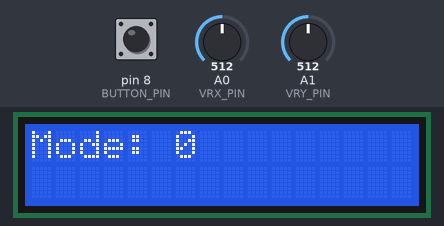
A sketch run on a simulated Arduino Uno, built with avr-gcc and run on an emulated ATmega328P. Shown: 16×2 character LCD. Inputs (shaded band) come from the test bench; at power-on: pin 8 (BUTTON_PIN) HIGH, A0 (VRX_PIN) = 512, A1 (VRY_PIN) = 512. What the sketch prints to the serial monitor is not drawn.

Above: at 1.3 s.
1.4 s: pin 8 (BUTTON_PIN) pulled LOW for 3.2 s
At 2.26 s:
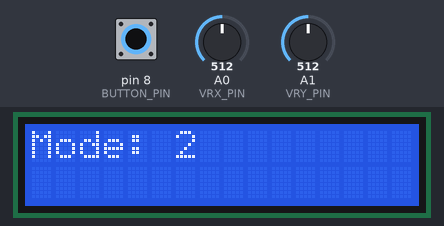
At 5.0 s:
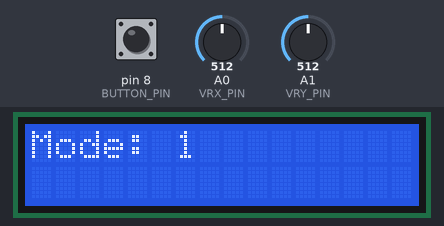
6.1 s: A0 (VRX_PIN) set to 206
7.6 s: A0 (VRX_PIN) set to 184
Timing chart, 0 to 10.6 s (numbered marks = the images above; inputs shaded):
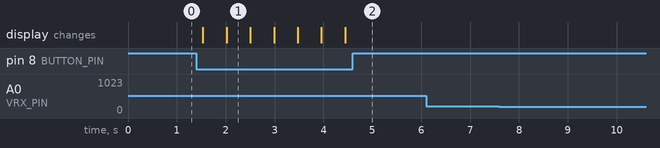

The sketch:

rfid_switchcase_joystick.ino
```cpp
#include <SPI.h>
#include <MFRC522.h>
#include <Wire.h>
#include <LiquidCrystal_I2C.h>

const int VRX_PIN = A0; // Joystick X-axis
const int VRY_PIN = A1; // Joystick Y-axis
const int BUTTON_PIN = 8; // Button pin
const int LEFT_THRESHOLD = 200;
const int RIGHT_THRESHOLD = 850;
const int UP_THRESHOLD = 850;
const int DOWN_THRESHOLD = 200;

int xValue = 0;
int yValue = 0;
int buttonState = 0;
int mode = 0; // Variable to keep track of the mode

#define SS_PIN 10
#define RST_PIN 9
MFRC522 mfrc522(SS_PIN, RST_PIN); // Create MFRC522 instance

LiquidCrystal_I2C lcd(0x27, 16, 2); // Set the LCD address to 0x27 for a 16 chars and 2 line display

void setup() {
  Serial.begin(9600); // Start serial communication at 9600 baud
  pinMode(VRX_PIN, INPUT);
  pinMode(VRY_PIN, INPUT);
  pinMode(BUTTON_PIN, INPUT_PULLUP); // Set button pin as input with pull-up resistor
  SPI.begin(); // Init SPI bus
  mfrc522.PCD_Init(); // Init MFRC522
  lcd.init(); // Initialize the LCD
  lcd.backlight(); // Turn on the backlight
  lcd.print("Mode: 0"); // Initial display
}

void loop() {
  sendJoystickCommand();
  checkRFID();
  delay(100);
}

void sendJoystickCommand() {
  xValue = analogRead(VRX_PIN);
  yValue = analogRead(VRY_PIN);
  buttonState = digitalRead(BUTTON_PIN);

  if (buttonState == LOW) {
    mode = (mode + 1) % 3; // Cycle through 3 modes
    lcd.clear();
    lcd.print("Mode: ");
    lcd.print(mode);
    delay(300); // Debounce delay
  }

  String command = "";

  switch (mode) {
    case 0:
      if (xValue > UP_THRESHOLD) {
        command = "x1";  // Volume Up
      } else if (xValue < DOWN_THRESHOLD) {
        command = "x2";  // Volume Down
      } else if (yValue > RIGHT_THRESHOLD) {
        command = "y1";  // Volume Up
      } else if (yValue < LEFT_THRESHOLD) {
        command = "y2";  // Volume Down
      }
      delay(50);
      break;
    case 1:
      if (xValue > UP_THRESHOLD) {
        command = "x3";  // Custom action 1
      } else if (xValue < DOWN_THRESHOLD) {
        command = "x4";  // Custom action 2
      } else if (yValue > RIGHT_THRESHOLD) {
        command = "y3";  // Custom action 3
      } else if (yValue < LEFT_THRESHOLD) {
        command = "y4";  // Custom action 4
      }
      delay(50);
      break;
    case 2:
      if (xValue > UP_THRESHOLD) {
        command = "x5";  // Custom action 5
      } else if (xValue < DOWN_THRESHOLD) {
        command = "x6";  // Custom action 6
      } else if (yValue > RIGHT_THRESHOLD) {
        command = "y5";  // Custom action 7
      } else if (yValue < LEFT_THRESHOLD) {
        command = "y6";  // Custom action 8
      }
      delay(50);
      break;
  }

  if (command != "") {
    Serial.println(command);
    delay(50);
  }
}

void checkRFID() {
  // Look for new card
  if (mfrc522.PICC_IsNewCardPresent() && mfrc522.PICC_ReadCardSerial()) {
    String card_ID = "";
    for (byte i = 0; i < mfrc522.uid.size; i++) {
      card_ID += String(mfrc522.uid.uidByte[i], HEX);
    }
    Serial.println(card_ID);  // Send the UID over serial
    delay(1000);  // Delay to avoid multiple reads
  }
}
```

Measured:
- after the input at 1.4 s, the display: first changes after 0.13 s (image 1 shows a later state)
- after the input at 6.1 s, every drawn part: stays the same
- after the input at 7.6 s, every drawn part: stays the same
- what the display in image 1 shows lasts 0.5 s, from 2.0 s to 2.5 s
